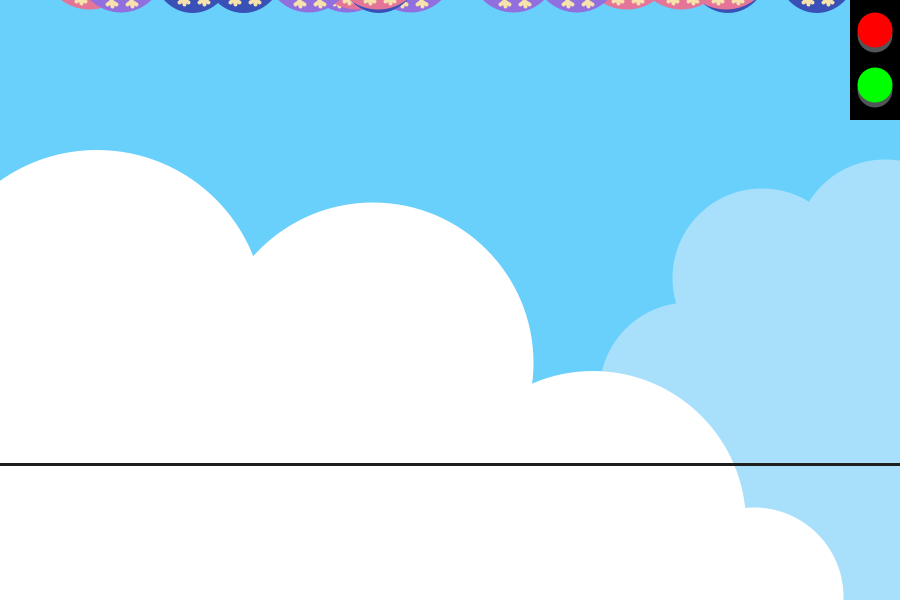
Frame 1 (no input)
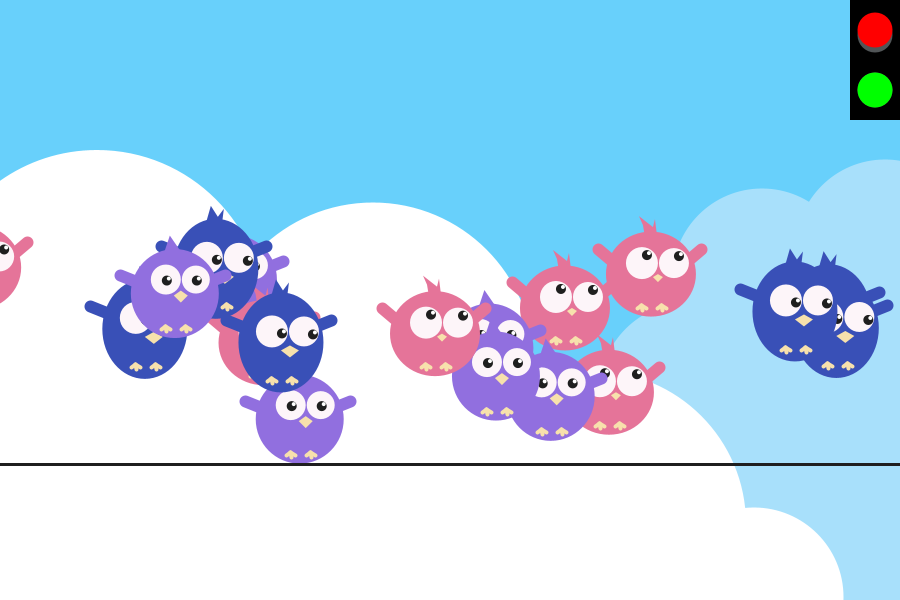
Frame 60 (the mouse pressed at the canvas centre just before this capture)
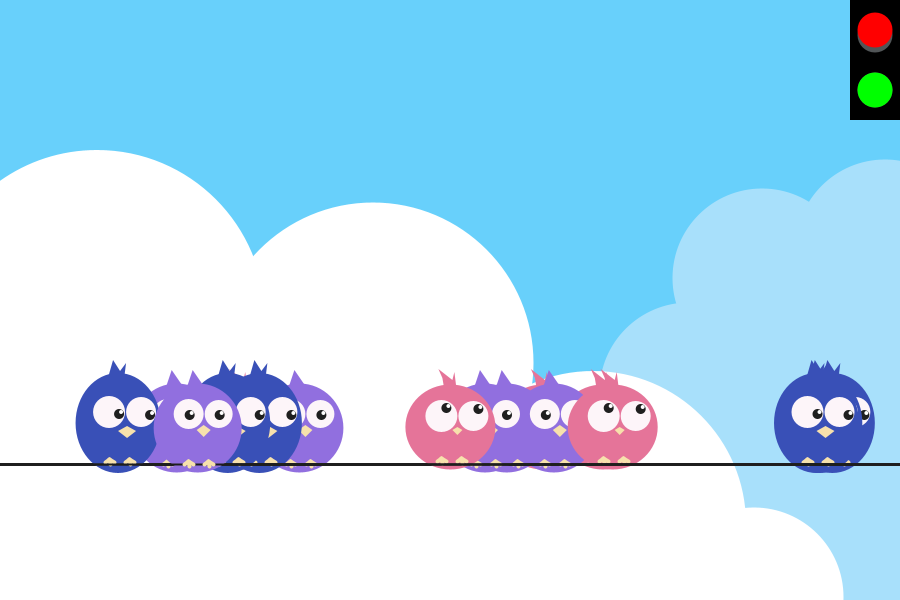
Frame 120 (the mouse held since frame 60 and released just before this capture)

The Processing sketch that drew these frames (run headless with seeded random() and noise(); from frame 60 on, the mouse is pressed at the canvas centre):

// Processing sketch: processing_181465
// ── processing_181465.pde

Ocell[] ocellsR = new Ocell[6];
Ocell[] ocellsB = new Ocell[6];
Ocell[] ocellsL = new Ocell[6];

boolean electricity = false;
int color1 = 30;
int color2 = 30;
int color3 = 30;
int opac = 255;
float var1;
float var2;
float var3;
float var4;
int opac2;
int pushG;
int pushR;

void setup() {
    size(900, 600);
    for (int i = 0; i < ocellsR.length; i++) {
      
        ocellsR[i] = new Ocell(random(width), 0, random(5,8), random(5, 10));
        ocellsB[i] = new Ocell(random(width), 0, random(5,8), random(5, 10));
        ocellsL[i] = new Ocell(random(width), 0, random(5,8), random(5, 10));
    }
        
    
}

void draw() {
  
      background(104, 208, 251);
      
      //núvols
      noStroke();
      fill(168, 224, 251);
      ellipse(885, 249, 179, 179);
      ellipse(762, 278, 179, 179);
      ellipse(689, 392, 179, 179);
      ellipse(864, 444, 321, 321);
      fill(255);
      ellipse(97, 318, 336, 336);
      ellipse(373, 363, 321, 321);
      ellipse(593, 524, 306, 306);
      ellipse(754, 597, 179, 179);
      ellipse(153, 507, 382, 382);
      ellipse(358, 584, 382, 382);
      
      
    
    for (int i = 0; i < ocellsR.length; i++) {
      
        ocellsR[i].dibuixaR();
        ocellsR[i].moure();
        ocellsB[i].dibuixaB();
        ocellsB[i].moure();
        ocellsL[i].dibuixaL();
        ocellsL[i].moure();

    }
    //electricity
    noStroke();
    fill(255, 251, 180, opac2);
    beginShape();
    vertex(0, 420+var1);
    vertex(40, 455+var2);
    vertex(60, 410+var1);
    vertex(100, 445+var2);
    vertex(110, 420+var1);
    vertex(130, 455+var2);
    vertex(160, 410+var1);
    vertex(180, 445+var2);
    vertex(210, 415+var1);
    vertex(220, 435+var2);
    vertex(260, 410+var1);
    vertex(280, 455+var2);
    vertex(295, 435+var1);
    vertex(315, 455+var2);
    vertex(335, 420+var1);
    vertex(365, 450+var2);
    vertex(380, 410+var1);
    vertex(390, 455+var2);
    vertex(420, 405+var1);
    vertex(455, 445+var2);
    vertex(475, 420+var1);
    vertex(490, 450+var2);
    vertex(500, 425+var1);
    vertex(530, 445+var2);
    vertex(570, 420+var1);
    vertex(595, 450+var2);
    vertex(610, 425+var1);
    vertex(640, 455+var2);
    vertex(675, 435+var1);
    vertex(705, 455+var2);
    vertex(735, 425+var1);
    vertex(760, 450+var2);
    vertex(785, 420+var1);
    vertex(795, 455+var2);
    vertex(800, 420+var1);
    vertex(830, 455+var2);
    vertex(855, 415+var1);
    vertex(875, 445+var2);
    vertex(885, 430+var1);
    vertex(900, 410+var2);
    
    vertex(900, 490+var3);
    vertex(885, 525+var4);
    vertex(875, 490+var3);
    vertex(855, 515+var4);
    vertex(830, 490+var3);
    vertex(800, 525+var4);
    vertex(795, 490+var3);
    vertex(785, 515+var4);
    vertex(760, 485+var3);
    vertex(735, 505+var4);
    vertex(705, 490+var3);
    vertex(675, 525+var4);
    vertex(640, 490+var3);
    vertex(610, 525+var4);
    vertex(595, 490+var3);
    vertex(570, 520+var4);
    vertex(530, 490+var3);
    vertex(500, 525+var4);
    vertex(490, 475+var3);
    vertex(475, 515+var4);
    vertex(450, 488+var3);
    vertex(420, 510+var4);
    vertex(395, 495+var3);
    vertex(380, 515+var4);
    vertex(365, 490+var3);
    vertex(335, 530+var4);
    vertex(315, 485+var3);
    vertex(295, 535+var4);
    vertex(280, 485+var3);
    vertex(260, 535+var4);
    vertex(220, 495+var3);
    vertex(210, 530+var4);
    vertex(180, 490+var3);
    vertex(160, 535+var4);
    vertex(130, 490+var3);
    vertex(110, 525+var4);
    vertex(90, 485+var3);
    vertex(50, 515+var4);
    vertex(30, 500+var3);
    vertex(0, 520+var4);
    endShape();
  
    //botons
    noStroke();
    fill(0);
    rect(850, 0, 55, 120);
    
    fill(81, 85, 87);
    ellipse(875, 35, 35, 35);
    ellipse(875, 90, 35, 35);
    
    fill(255, 0, 0);
    ellipse(875, 30+pushR, 35, 35);
    
    fill(0, 255, 0);
    ellipse(875, 85+pushG, 35, 35);
    
  
    
  if (electricity == true) {
   
     color1 = 253;
     color2 = 253;
     color3 = 210; 
     opac2 = 255;
     var1 = random(-20, 20);
     var2 = random(-30, 20);
     var3 = random(-20, 20);
     var4 = random(-20, 30);
     pushG = 0;
     pushR = 5;
     
     
  }
  if (electricity == false) {
    
     color1 = 30;
     color2 = 30;
     color3 = 30; 
     opac2 = 0;
     pushG = 5;
     pushR = 0;
     
  
  }
}


void mousePressed() {
  if(mouseX>858 && mouseX <893 && mouseY>12 && mouseY<47) {
    electricity = true;
  }
  if(mouseX>858 && mouseX <893 &&  mouseY>66 && mouseY<100) {
    electricity = false;
  }
    
    
    
    
    
   
}
  


class Ocell {
  float xPos = 0;
  float yPos = 0;
  float xvel = random(-2, 2);
  float xvel2 = xvel;
  float yvel; 
  float velneg;
 
 
    Ocell() {
  
       xPos = 0;
       yPos = 0;
       yvel = 1;
       velneg = 1;
    }
  
    Ocell(float x, float y, float vel, float velneg2){
    
      xPos = x;
      yPos = y;
      yvel= vel;
      velneg = velneg2;
      
    }
    
    
   void dibuixaR() {
   //ocellrosa
      //ales
      stroke(229, 116, 153, opac);
      strokeWeight(12);
      strokeCap(ROUND);
      line(xPos+6, yPos-47, xPos-7, yPos-58);
      line(xPos+83, yPos-47, xPos+96, yPos-58);
      
      //cos
      fill(229, 116, 153);
      noStroke();
      beginShape();
      vertex(xPos+51, yPos-72);
      vertex(xPos+49, yPos-88);
      vertex(xPos+47, yPos-80);
      vertex(xPos+33, yPos-91);
      vertex(xPos+37, yPos-82);
      vertex(xPos+39, yPos-70);
      vertex(xPos+42, yPos-65);
      vertex(xPos+51, yPos-71);
      endShape();
      ellipse(xPos+45, yPos-33, 90, 85);
      //ulls
      fill(253, 245, 249);
      ellipse(xPos+36, yPos-44, 32, 32);
      ellipse(xPos+68, yPos-44, 30, 30);
      //iris
      fill(31, 31, 31);
      ellipse(xPos+41, yPos-52, 10, 10);
      ellipse(xPos+73, yPos-51, 10, 10);
      fill(255);
      ellipse(xPos+43, yPos-54, 4, 4);
      ellipse(xPos+75, yPos-53, 4, 4);
      //bec
      fill(247, 225, 172);
      beginShape();
      vertex(xPos+47, yPos-30);
      vertex(xPos+52, yPos-33);
      vertex(xPos+57, yPos-30);
      vertex(xPos+52, yPos-25);
      endShape();
      
      //cable
      stroke(color1, color2, color3);
      strokeWeight(2);
      line(0, 464, 900, 464);
      
      //potetes
      stroke(247, 225, 172);
      strokeWeight(4);
      strokeCap(ROUND);
      line(xPos+36, yPos-2, xPos+32, yPos+1);
      line(xPos+36, yPos-2, xPos+37, yPos+3);
      line(xPos+36, yPos-2, xPos+41, yPos+1);
      line(xPos+56, yPos-2, xPos+52, yPos+1);
      line(xPos+56, yPos-2, xPos+57, yPos+3);
      line(xPos+56, yPos-2, xPos+61, yPos+1);
     
   }
   void dibuixaB() {
   //ocellblau
     //ales
      stroke(57, 80, 183, opac);
      strokeWeight(12);
      strokeCap(ROUND);
      line(xPos+11, yPos-51, xPos-9, yPos-59);
      line(xPos+76, yPos-51, xPos+96, yPos-59);
      
      //cos
      fill(57, 80, 183);
      noStroke();
      beginShape();
      vertex(xPos+51, yPos-81);
      vertex(xPos+53, yPos-97);
      vertex(xPos+47, yPos-89);
      vertex(xPos+40, yPos-100);
      vertex(xPos+34, yPos-79);
      vertex(xPos+42, yPos-74);
      vertex(xPos+51, yPos-81);
      endShape();
      ellipse(xPos+45, yPos-37, 85, 100);
      //ulls
      fill(253, 245, 249);
      ellipse(xPos+36, yPos-48, 32, 32);
      ellipse(xPos+68, yPos-48, 30, 30);
      //iris
      fill(31, 31, 31);
      ellipse(xPos+46, yPos-46, 10, 10);
      ellipse(xPos+77, yPos-45, 10, 10);
      fill(255);
      ellipse(xPos+48, yPos-48, 4, 4);
      ellipse(xPos+79, yPos-47, 4, 4);
      //bec
      fill(247, 225, 172);
      beginShape();
      vertex(xPos+45, yPos-29);
      vertex(xPos+54, yPos-34);
      vertex(xPos+63, yPos-29);
      vertex(xPos+54, yPos-22);
      endShape();
      
      //cable
      stroke(color1, color2, color3);
      strokeWeight(2);
      line(0, 464, 900, 464);
      
      //potetes
      stroke(247, 225, 172);
      strokeWeight(4);
      strokeCap(ROUND);
      line(xPos+36, yPos-1, xPos+32, yPos+2);
      line(xPos+36, yPos-1, xPos+37, yPos+4);
      line(xPos+36, yPos-1, xPos+41, yPos+2);
      line(xPos+56, yPos-1, xPos+52, yPos+2);
      line(xPos+56, yPos-1, xPos+57, yPos+4);
      line(xPos+56, yPos-1, xPos+61, yPos+2);
      
   }
   void dibuixaL() {
   //ocelllila
     //ales
      stroke(145, 111, 223, opac);
      strokeWeight(12);
      strokeCap(ROUND);
      line(xPos+11, yPos-42, xPos-9, yPos-50);
      line(xPos+76, yPos-42, xPos+96, yPos-50);
      
      //cos
      fill(145, 111, 223);
      noStroke();
      beginShape();
      vertex(xPos+51, yPos-74);
      vertex(xPos+40, yPos-90);
      vertex(xPos+34, yPos-72);
      vertex(xPos+42, yPos-67);
      vertex(xPos+51, yPos-74);
      endShape();
      ellipse(xPos+45, yPos-32, 88, 89);
      //ulls
      fill(253, 245, 249);
      ellipse(xPos+36, yPos-46, 30, 30);
      ellipse(xPos+66, yPos-46, 28, 28);
      //iris
      fill(31, 31, 31);
      ellipse(xPos+37, yPos-45, 10, 10);
      ellipse(xPos+67, yPos-45, 10, 10);
      fill(255);
      ellipse(xPos+39, yPos-47, 4, 4);
      ellipse(xPos+69, yPos-47, 4, 4);
      //bec
      fill(247, 225, 172);
      beginShape();
      vertex(xPos+44, yPos-30);
      vertex(xPos+51, yPos-35);
      vertex(xPos+58, yPos-30);
      vertex(xPos+51, yPos-23);
      endShape();
      
      //cable
      stroke(color1, color2, color3);
      strokeWeight(2);
      line(0, 464, 900, 464);
     
     //potetes
      stroke(247, 225, 172);
      strokeWeight(4);
      strokeCap(ROUND);
      line(xPos+36, yPos+1, xPos+32, yPos+4);
      line(xPos+36, yPos+1, xPos+37, yPos+6);
      line(xPos+36, yPos+1, xPos+41, yPos+4);
      line(xPos+56, yPos+1, xPos+52, yPos+4);
      line(xPos+56, yPos+1, xPos+57, yPos+6);
      line(xPos+56, yPos+1, xPos+61, yPos+4);
     }
     void moure(){
       
              if (electricity == false) {
                      yPos = yPos + yvel;
                      xPos = xPos + xvel;
                      opac = 255;
                       
                        if (yPos>= 460) {
                        xvel = 0;
                        yPos = 460;
                        opac = 0;
                        }
                    
              }
              if (electricity == true) {
                 
                    yPos = yPos - velneg;
                    opac = 255;
                    xPos = xPos + xvel;
                    xvel = xvel2;
                    
              }
     }
 }
